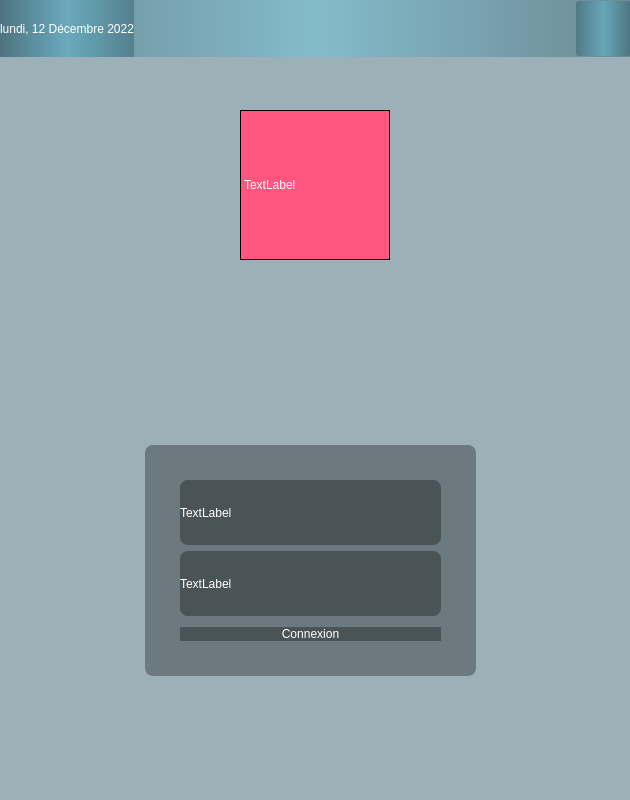
<?xml version="1.0" encoding="UTF-8"?>
<ui version="4.0">
 <class>MainWindow</class>
 <widget class="QMainWindow" name="MainWindow">
  <property name="geometry">
   <rect>
    <x>0</x>
    <y>0</y>
    <width>630</width>
    <height>800</height>
   </rect>
  </property>
  <property name="windowTitle">
   <string>MainWindow</string>
  </property>
  <property name="styleSheet">
   <string notr="true">QLabel { color: white; }
QLineEdit { border-radius: 3px; }
QPushButton
{
color: white;
background-color: #27a9e3;
border-width: 0px;
border-radius: 3px;
}
QPushButton:hover { background-color: #66c011; }</string>
  </property>
  <widget class="QWidget" name="centralwidget">
   <property name="styleSheet">
    <string notr="true">#centralwidget
{
background: rgba(32, 80, 96, 100);
border-image: url(:/images/fond_connexion1.png);
}</string>
   </property>
   <widget class="QWidget" name="horizontalWidget" native="true">
    <property name="geometry">
     <rect>
      <x>0</x>
      <y>0</y>
      <width>631</width>
      <height>57</height>
     </rect>
    </property>
    <property name="styleSheet">
     <string notr="true">background-color: qlineargradient(spread:reflect, x1:0.5, y1:0, x2:0, y2:0, stop:0 rgba(91, 204, 233, 100), stop:1 rgba(32, 80, 96, 100));</string>
    </property>
    <layout class="QHBoxLayout" name="PanneauArretDeconnexion">
     <item>
      <widget class="QLabel" name="DateHeureCourante">
       <property name="text">
        <string>lundi, 12 Décembre 2022</string>
       </property>
      </widget>
     </item>
     <item>
      <spacer name="horizontalSpacer">
       <property name="orientation">
        <enum>Qt::Horizontal</enum>
       </property>
       <property name="sizeHint" stdset="0">
        <size>
         <width>40</width>
         <height>20</height>
        </size>
       </property>
      </spacer>
     </item>
     <item>
      <widget class="QPushButton" name="BoutonArret">
       <property name="sizePolicy">
        <sizepolicy hsizetype="Fixed" vsizetype="Fixed">
         <horstretch>0</horstretch>
         <verstretch>0</verstretch>
        </sizepolicy>
       </property>
       <property name="minimumSize">
        <size>
         <width>55</width>
         <height>55</height>
        </size>
       </property>
       <property name="text">
        <string/>
       </property>
       <property name="icon">
        <iconset resource="ressources.qrc">
         <normaloff>:/icones/icone-arreter.png</normaloff>:/icones/icone-arreter.png</iconset>
       </property>
      </widget>
     </item>
    </layout>
   </widget>
   <widget class="QWidget" name="horizontalLayoutWidget_2">
    <property name="geometry">
     <rect>
      <x>0</x>
      <y>60</y>
      <width>631</width>
      <height>251</height>
     </rect>
    </property>
    <layout class="QHBoxLayout" name="horizontalLayout_2">
     <property name="topMargin">
      <number>50</number>
     </property>
     <property name="bottomMargin">
      <number>50</number>
     </property>
     <item>
      <widget class="QLabel" name="label">
       <property name="sizePolicy">
        <sizepolicy hsizetype="Fixed" vsizetype="Fixed">
         <horstretch>0</horstretch>
         <verstretch>0</verstretch>
        </sizepolicy>
       </property>
       <property name="minimumSize">
        <size>
         <width>150</width>
         <height>150</height>
        </size>
       </property>
       <property name="styleSheet">
        <string notr="true">background: rgb(255, 85, 127);
border: 1px solid;</string>
       </property>
       <property name="text">
        <string>TextLabel</string>
       </property>
      </widget>
     </item>
    </layout>
   </widget>
   <widget class="QWidget" name="horizontalLayoutWidget_3">
    <property name="geometry">
     <rect>
      <x>110</x>
      <y>410</y>
      <width>401</width>
      <height>301</height>
     </rect>
    </property>
    <layout class="QHBoxLayout" name="horizontalLayout_4">
     <property name="leftMargin">
      <number>35</number>
     </property>
     <property name="topMargin">
      <number>35</number>
     </property>
     <property name="rightMargin">
      <number>35</number>
     </property>
     <property name="bottomMargin">
      <number>35</number>
     </property>
     <item>
      <widget class="QWidget" name="" native="true">
       <property name="styleSheet">
        <string notr="true">background: rgba(0, 0, 0, 80); border-radius: 8px;</string>
       </property>
       <layout class="QVBoxLayout" name="ConnexionContainer">
        <property name="leftMargin">
         <number>35</number>
        </property>
        <property name="topMargin">
         <number>35</number>
        </property>
        <property name="rightMargin">
         <number>35</number>
        </property>
        <property name="bottomMargin">
         <number>35</number>
        </property>
        <item>
         <layout class="QHBoxLayout" name="nomutilisateurLayout">
          <item>
           <widget class="QLabel" name="NomUtilisateur">
            <property name="minimumSize">
             <size>
              <width>0</width>
              <height>25</height>
             </size>
            </property>
            <property name="text">
             <string>TextLabel</string>
            </property>
           </widget>
          </item>
         </layout>
        </item>
        <item>
         <layout class="QHBoxLayout" name="motdepasseLayout">
          <item>
           <widget class="QLabel" name="MotDePasse">
            <property name="minimumSize">
             <size>
              <width>0</width>
              <height>25</height>
             </size>
            </property>
            <property name="text">
             <string>TextLabel</string>
            </property>
           </widget>
          </item>
         </layout>
        </item>
        <item>
         <spacer name="verticalSpacer_2">
          <property name="orientation">
           <enum>Qt::Vertical</enum>
          </property>
          <property name="sizeType">
           <enum>QSizePolicy::Fixed</enum>
          </property>
          <property name="sizeHint" stdset="0">
           <size>
            <width>20</width>
            <height>5</height>
           </size>
          </property>
         </spacer>
        </item>
        <item>
         <widget class="QPushButton" name="BoutonConnexion">
          <property name="text">
           <string>Connexion</string>
          </property>
         </widget>
        </item>
       </layout>
      </widget>
     </item>
    </layout>
   </widget>
  </widget>
 </widget>
 <resources>
  <include location="ressources.qrc"/>
 </resources>
 <connections/>
</ui>
